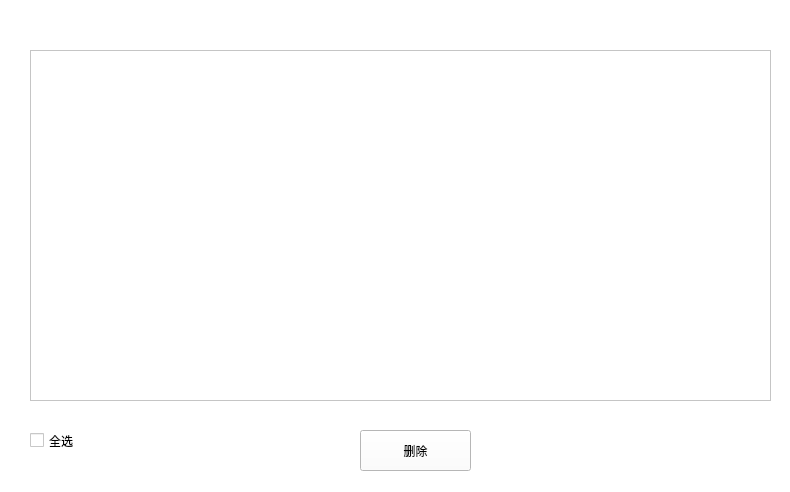
<?xml version="1.0" encoding="UTF-8"?>
<ui version="4.0">
 <class>DelUserWnd</class>
 <widget class="QWidget" name="DelUserWnd">
  <property name="geometry">
   <rect>
    <x>0</x>
    <y>0</y>
    <width>790</width>
    <height>492</height>
   </rect>
  </property>
  <property name="windowTitle">
   <string>Form</string>
  </property>
  <property name="styleSheet">
   <string notr="true">font: 12pt &quot;微软雅黑&quot;;
background-color: rgb(255, 255, 255);</string>
  </property>
  <widget class="QListWidget" name="listWidget">
   <property name="geometry">
    <rect>
     <x>30</x>
     <y>50</y>
     <width>741</width>
     <height>351</height>
    </rect>
   </property>
  </widget>
  <widget class="QCheckBox" name="checkBox">
   <property name="geometry">
    <rect>
     <x>30</x>
     <y>430</y>
     <width>71</width>
     <height>21</height>
    </rect>
   </property>
   <property name="text">
    <string>全选</string>
   </property>
  </widget>
  <widget class="QPushButton" name="delButton">
   <property name="geometry">
    <rect>
     <x>360</x>
     <y>430</y>
     <width>111</width>
     <height>41</height>
    </rect>
   </property>
   <property name="styleSheet">
    <string notr="true">font: 14pt &quot;微软雅黑&quot;;</string>
   </property>
   <property name="text">
    <string>删除</string>
   </property>
  </widget>
 </widget>
 <resources/>
 <connections/>
</ui>
